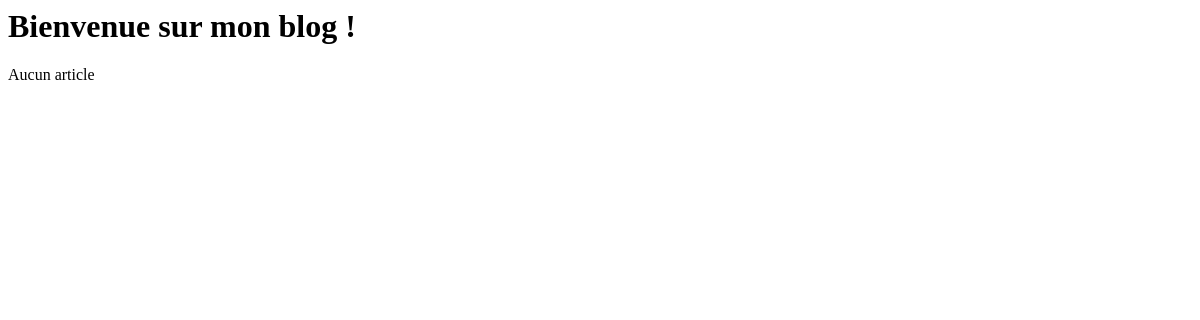
Page /blog/ on the earlier database version.
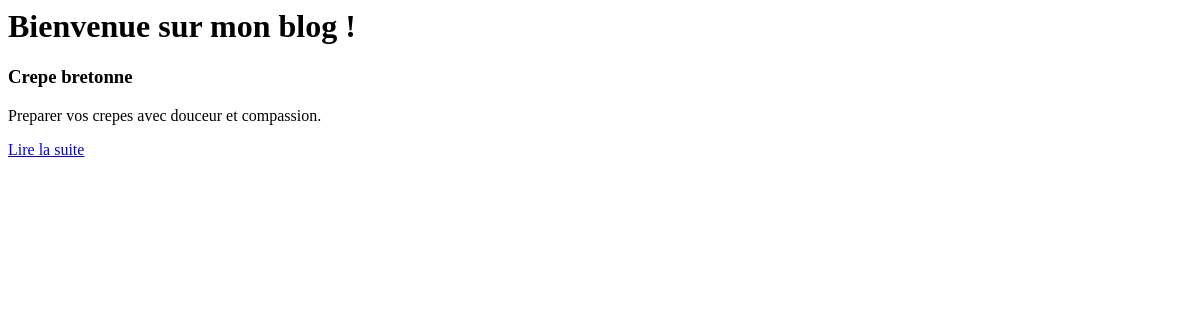
Same page on the later database version.
### blog/models.py (models this page shows, shortened)
class Article(models.Model):
	titre = models.CharField(max_length = 100)
	slug = models.CharField(max_length = 100)
	auteur = models.CharField(max_length = 42)
	contenu = models.TextField(null = True)
	date = models.DateTimeField(auto_now_add = True, auto_now = False, verbose_name = "Date de parution")
	categorie = models.ForeignKey('Categorie')

### blog/views.py (the view)
def home(request):
	articles = Article.objects.all()
	return render(request, 'blog/accueil.html', {'derniers_articles': articles})

### blog/templates/blog/accueil.html
<h1>Bienvenue sur mon blog !</h1>
{% for article in derniers_articles %}
	<div class = "article">
		<h3>{{ article.titre }}</h3>
		<p>{{ article.contenu|truncatewords_html:80 }}</p>
		<p><a href="{% url 'lire' id=article.id slug=article.slug %}">Lire la suite</a></p>
	</div>
{% empty %}
	<p>Aucun article</p>
{% endfor %}

Differences in the rows shown:
added Article: titre "Crepe bretonne", contenu "Preparer vos crepes avec douceur et compassion."
Other differences:
text no longer shown: "Aucun article"
